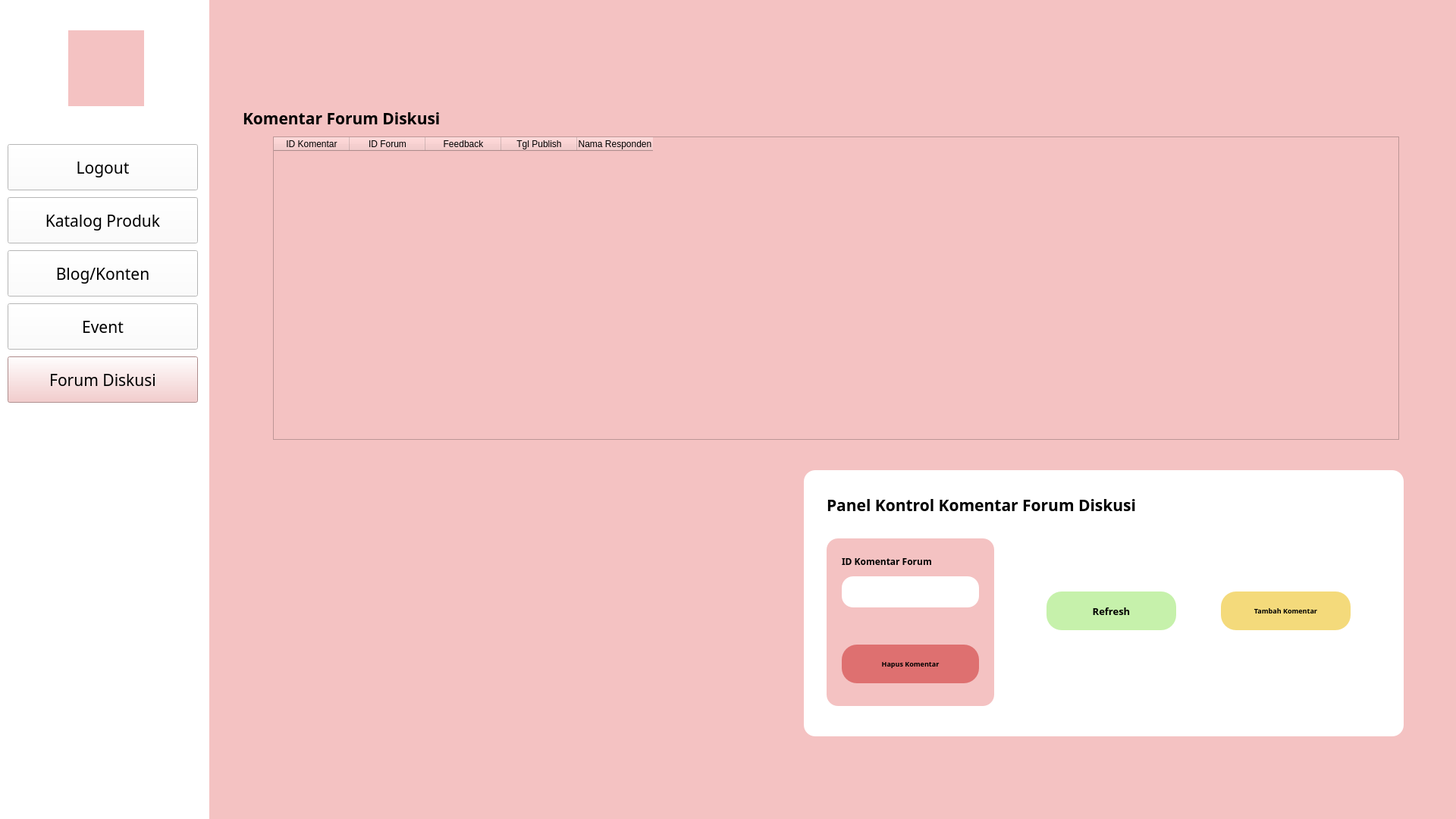
<?xml version="1.0" encoding="UTF-8"?>
<ui version="4.0">
 <class>Form</class>
 <widget class="QWidget" name="Form">
  <property name="enabled">
   <bool>true</bool>
  </property>
  <property name="geometry">
   <rect>
    <x>0</x>
    <y>0</y>
    <width>1920</width>
    <height>1080</height>
   </rect>
  </property>
  <property name="windowTitle">
   <string>Form</string>
  </property>
  <widget class="QWidget" name="widget_2" native="true">
   <property name="geometry">
    <rect>
     <x>0</x>
     <y>0</y>
     <width>1920</width>
     <height>1080</height>
    </rect>
   </property>
   <property name="styleSheet">
    <string notr="true">background-color: rgb(244, 194, 194);</string>
   </property>
   <widget class="QLabel" name="label">
    <property name="geometry">
     <rect>
      <x>-4</x>
      <y>-9</y>
      <width>280</width>
      <height>1091</height>
     </rect>
    </property>
    <property name="styleSheet">
     <string notr="true">background-color:rgba(255,255,255,255);
</string>
    </property>
    <property name="text">
     <string/>
    </property>
   </widget>
   <widget class="QLabel" name="label_7">
    <property name="geometry">
     <rect>
      <x>90</x>
      <y>40</y>
      <width>100</width>
      <height>100</height>
     </rect>
    </property>
    <property name="styleSheet">
     <string notr="true">border-image: url(:/logo/230074524_997511867746981_5578471149675859010_n.jpg)</string>
    </property>
    <property name="text">
     <string/>
    </property>
   </widget>
   <widget class="QPushButton" name="H_Logout">
    <property name="geometry">
     <rect>
      <x>10</x>
      <y>190</y>
      <width>251</width>
      <height>61</height>
     </rect>
    </property>
    <property name="font">
     <font>
      <family>Poppins</family>
      <pointsize>16</pointsize>
     </font>
    </property>
    <property name="styleSheet">
     <string notr="true">background-color: rgb(255, 255, 255);</string>
    </property>
    <property name="text">
     <string>Logout</string>
    </property>
   </widget>
   <widget class="QPushButton" name="H_Katalog">
    <property name="geometry">
     <rect>
      <x>10</x>
      <y>260</y>
      <width>251</width>
      <height>61</height>
     </rect>
    </property>
    <property name="font">
     <font>
      <family>Poppins</family>
      <pointsize>16</pointsize>
     </font>
    </property>
    <property name="styleSheet">
     <string notr="true">background-color: rgb(255, 255, 255);</string>
    </property>
    <property name="text">
     <string>Katalog Produk</string>
    </property>
   </widget>
   <widget class="QPushButton" name="H_Konten">
    <property name="geometry">
     <rect>
      <x>10</x>
      <y>330</y>
      <width>251</width>
      <height>61</height>
     </rect>
    </property>
    <property name="font">
     <font>
      <family>Poppins</family>
      <pointsize>16</pointsize>
     </font>
    </property>
    <property name="styleSheet">
     <string notr="true">background-color: rgb(255, 255, 255);</string>
    </property>
    <property name="text">
     <string>Blog/Konten</string>
    </property>
   </widget>
   <widget class="QPushButton" name="H_Event">
    <property name="geometry">
     <rect>
      <x>10</x>
      <y>400</y>
      <width>251</width>
      <height>61</height>
     </rect>
    </property>
    <property name="font">
     <font>
      <family>Poppins</family>
      <pointsize>16</pointsize>
     </font>
    </property>
    <property name="styleSheet">
     <string notr="true">background-color: rgb(255, 255, 255);</string>
    </property>
    <property name="text">
     <string>Event</string>
    </property>
   </widget>
   <widget class="QPushButton" name="H_ForumDiskusi">
    <property name="geometry">
     <rect>
      <x>10</x>
      <y>470</y>
      <width>251</width>
      <height>61</height>
     </rect>
    </property>
    <property name="font">
     <font>
      <family>Poppins</family>
      <pointsize>16</pointsize>
     </font>
    </property>
    <property name="styleSheet">
     <string notr="true">background-color: rgb(244, 194, 194);</string>
    </property>
    <property name="text">
     <string>Forum Diskusi</string>
    </property>
   </widget>
   <widget class="QLabel" name="logoLM">
    <property name="geometry">
     <rect>
      <x>90</x>
      <y>40</y>
      <width>100</width>
      <height>100</height>
     </rect>
    </property>
    <property name="styleSheet">
     <string notr="true">border-image: url(:/logo/img/logo.jpg)</string>
    </property>
    <property name="text">
     <string/>
    </property>
   </widget>
   <widget class="QLabel" name="label_2">
    <property name="geometry">
     <rect>
      <x>320</x>
      <y>130</y>
      <width>771</width>
      <height>51</height>
     </rect>
    </property>
    <property name="font">
     <font>
      <family>Poppins</family>
      <pointsize>16</pointsize>
      <weight>75</weight>
      <bold>true</bold>
     </font>
    </property>
    <property name="text">
     <string>Komentar Forum Diskusi</string>
    </property>
   </widget>
   <widget class="QTableWidget" name="tbKomentar">
    <property name="geometry">
     <rect>
      <x>360</x>
      <y>180</y>
      <width>1485</width>
      <height>400</height>
     </rect>
    </property>
    <property name="autoScroll">
     <bool>false</bool>
    </property>
    <property name="dragEnabled">
     <bool>false</bool>
    </property>
    <column>
     <property name="text">
      <string>ID Komentar</string>
     </property>
    </column>
    <column>
     <property name="text">
      <string>ID Forum</string>
     </property>
    </column>
    <column>
     <property name="text">
      <string>Feedback</string>
     </property>
    </column>
    <column>
     <property name="text">
      <string>Tgl Publish</string>
     </property>
    </column>
    <column>
     <property name="text">
      <string>Nama Responden</string>
     </property>
    </column>
   </widget>
   <widget class="QFrame" name="frame_3">
    <property name="geometry">
     <rect>
      <x>1060</x>
      <y>620</y>
      <width>791</width>
      <height>351</height>
     </rect>
    </property>
    <property name="styleSheet">
     <string notr="true">background-color: rgb(255, 255, 255);
border-radius: 15px
</string>
    </property>
    <property name="frameShape">
     <enum>QFrame::StyledPanel</enum>
    </property>
    <property name="frameShadow">
     <enum>QFrame::Raised</enum>
    </property>
    <widget class="QLabel" name="label_8">
     <property name="geometry">
      <rect>
       <x>30</x>
       <y>20</y>
       <width>751</width>
       <height>51</height>
      </rect>
     </property>
     <property name="font">
      <font>
       <family>Poppins</family>
       <pointsize>16</pointsize>
       <weight>75</weight>
       <bold>true</bold>
      </font>
     </property>
     <property name="text">
      <string>Panel Kontrol Komentar Forum Diskusi</string>
     </property>
    </widget>
    <widget class="QFrame" name="frame_4">
     <property name="geometry">
      <rect>
       <x>30</x>
       <y>90</y>
       <width>221</width>
       <height>221</height>
      </rect>
     </property>
     <property name="styleSheet">
      <string notr="true">background-color: rgb(244, 194, 194);</string>
     </property>
     <property name="frameShape">
      <enum>QFrame::StyledPanel</enum>
     </property>
     <property name="frameShadow">
      <enum>QFrame::Raised</enum>
     </property>
     <widget class="QLabel" name="label_9">
      <property name="geometry">
       <rect>
        <x>20</x>
        <y>20</y>
        <width>191</width>
        <height>21</height>
       </rect>
      </property>
      <property name="font">
       <font>
        <family>Poppins</family>
        <pointsize>9</pointsize>
        <weight>75</weight>
        <bold>true</bold>
       </font>
      </property>
      <property name="text">
       <string>ID Komentar Forum</string>
      </property>
     </widget>
     <widget class="QLineEdit" name="txtIDKomentar">
      <property name="geometry">
       <rect>
        <x>20</x>
        <y>50</y>
        <width>181</width>
        <height>41</height>
       </rect>
      </property>
      <property name="styleSheet">
       <string notr="true">background-color: rgb(255, 255, 255);</string>
      </property>
     </widget>
     <widget class="QPushButton" name="btnDelete">
      <property name="geometry">
       <rect>
        <x>20</x>
        <y>140</y>
        <width>181</width>
        <height>51</height>
       </rect>
      </property>
      <property name="font">
       <font>
        <family>Poppins</family>
        <pointsize>7</pointsize>
        <weight>75</weight>
        <bold>true</bold>
       </font>
      </property>
      <property name="styleSheet">
       <string notr="true">background-color: rgb(222, 112, 112);
border-radius:20px</string>
      </property>
      <property name="text">
       <string>Hapus Komentar</string>
      </property>
     </widget>
    </widget>
    <widget class="QLabel" name="error">
     <property name="geometry">
      <rect>
       <x>280</x>
       <y>230</y>
       <width>481</width>
       <height>21</height>
      </rect>
     </property>
     <property name="font">
      <font>
       <family>Nunito</family>
      </font>
     </property>
     <property name="styleSheet">
      <string notr="true">color: red;</string>
     </property>
     <property name="text">
      <string/>
     </property>
     <property name="alignment">
      <set>Qt::AlignCenter</set>
     </property>
    </widget>
    <widget class="QPushButton" name="btnCreate">
     <property name="geometry">
      <rect>
       <x>550</x>
       <y>160</y>
       <width>171</width>
       <height>51</height>
      </rect>
     </property>
     <property name="font">
      <font>
       <family>Poppins</family>
       <pointsize>7</pointsize>
       <weight>75</weight>
       <bold>true</bold>
      </font>
     </property>
     <property name="styleSheet">
      <string notr="true">background-color: rgb(244, 218, 123);
border-radius:20px</string>
     </property>
     <property name="text">
      <string>Tambah Komentar</string>
     </property>
    </widget>
    <widget class="QPushButton" name="btnRefresh">
     <property name="geometry">
      <rect>
       <x>320</x>
       <y>160</y>
       <width>171</width>
       <height>51</height>
      </rect>
     </property>
     <property name="font">
      <font>
       <family>Poppins</family>
       <pointsize>10</pointsize>
       <weight>75</weight>
       <bold>true</bold>
      </font>
     </property>
     <property name="styleSheet">
      <string notr="true">background-color: rgb(198, 241, 171);
border-radius: 20px</string>
     </property>
     <property name="text">
      <string>Refresh</string>
     </property>
    </widget>
   </widget>
  </widget>
 </widget>
 <resources>
  <include location="ikon.qrc"/>
  <include location="logo.qrc"/>
 </resources>
 <connections/>
</ui>
